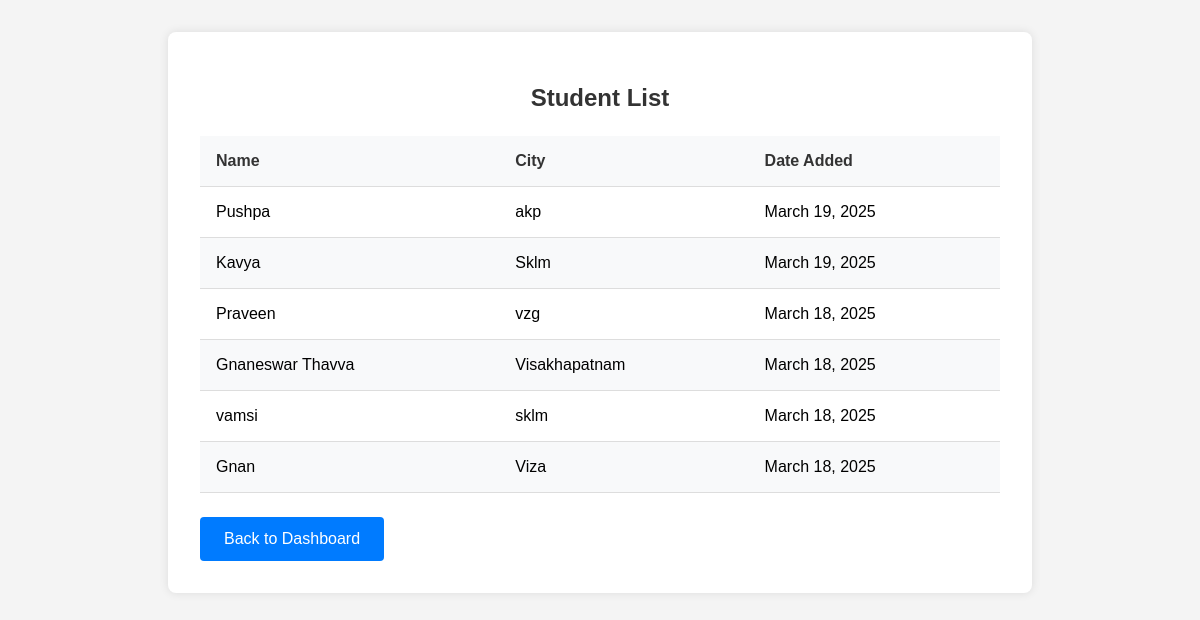
The app's page /student-list/ (signed in), older data.
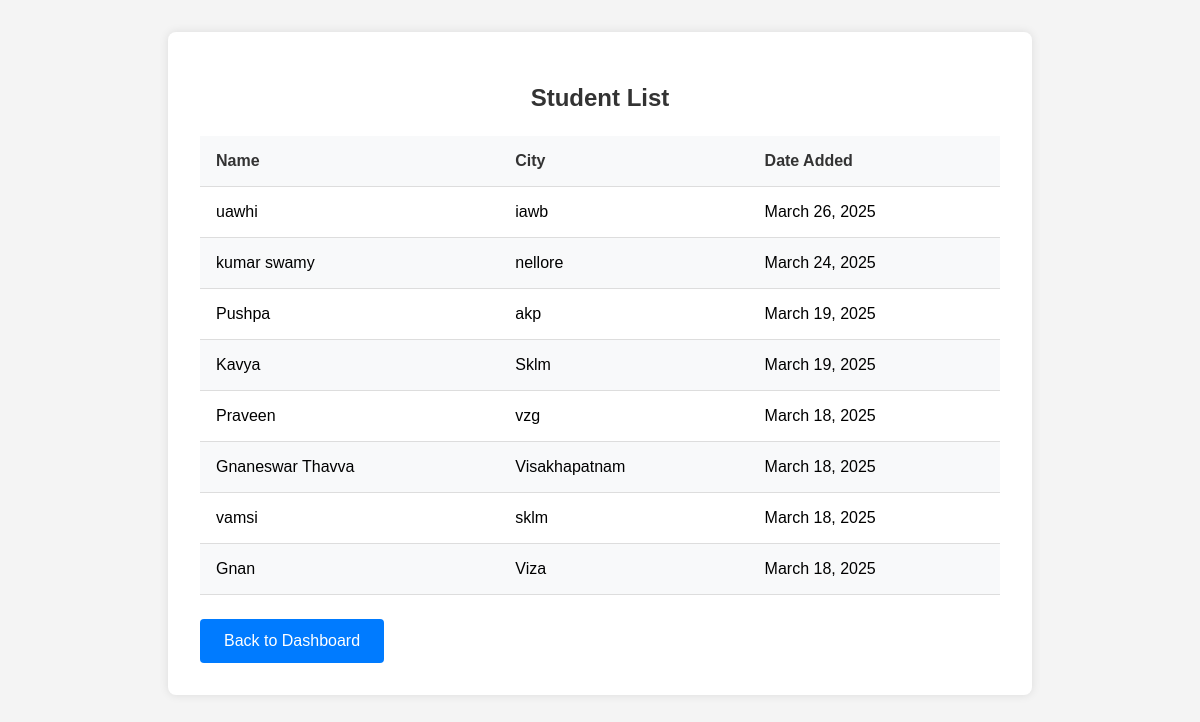
The same page, newer data.
### users/models.py (models this page shows, shortened)
class StudentDetails(models.Model):
    name = models.CharField(max_length=100)
    city = models.CharField(max_length=100)
    created_at = models.DateTimeField(auto_now_add=True)
    class Meta:
        db_table = 'studentdetails'

### users/views.py (the view)
# urls.py: path('student-list/', views.student_list, name='student_list'),
@login_required
def student_list(request):
    students = StudentDetails.objects.all().order_by('-created_at')
    return render(request, 'users/student_list.html', {'students': students})

### users/templates/users/student_list.html (shortened to what this page needs)
{% load static %}
<!DOCTYPE html>
<html>
<head>
    <link rel="stylesheet" type="text/css" href="{% static 'css/student_list.css' %}">
</head>
<body>
    <div class="container">
        <h2>Student List</h2>
        <table>
            <thead>
                <tr>
                    <th>Name</th>
                    <th>City</th>
                    <th>Date Added</th>
                </tr>
            </thead>
            <tbody>
                {% for student in students %}
                <tr>
                    <td>{{ student.name }}</td>
                    <td>{{ student.city }}</td>
                    <td>{{ student.created_at|date:"F j, Y" }}</td>
                </tr>
                {% endfor %}
            </tbody>
        </table>
        <a href="{% url 'login_success' %}" class="back-button">Back to Dashboard</a>
    </div>
</body>
</html>

### users/static/css/student_list.css (style rules this page uses)
body { font-family: Arial, sans-serif; background-color: #f4f4f4; padding: 2rem; margin: 0; }
.container { background-color: white; padding: 2rem; border-radius: 8px; box-shadow: 0 0 10px rgba(0, 0, 0, 0.1); max-width: 800px; margin: 0 auto; }
h2 { color: #333; text-align: center; margin-bottom: 1.5rem; }
table { width: 100%; border-collapse: collapse; margin-bottom: 1.5rem; }
th, td { padding: 1rem; text-align: left; border-bottom: 1px solid #ddd; }
th { background-color: #f8f9fa; color: #333; font-weight: bold; }
.back-button { display: inline-block; background-color: #007bff; color: white; padding: 0.8rem 1.5rem; text-decoration: none; border-radius: 4px; transition: background-color 0.3s; }
tbody tr:nth-child(even) { background-color: #f8f9fa; }

Row changes from the older to the newer data that the page shows:
added StudentDetails: name "uawhi", city "iawb", created_at "March 26, 2025"
added StudentDetails: name "kumar swamy", city "nellore", created_at "March 24, 2025"
